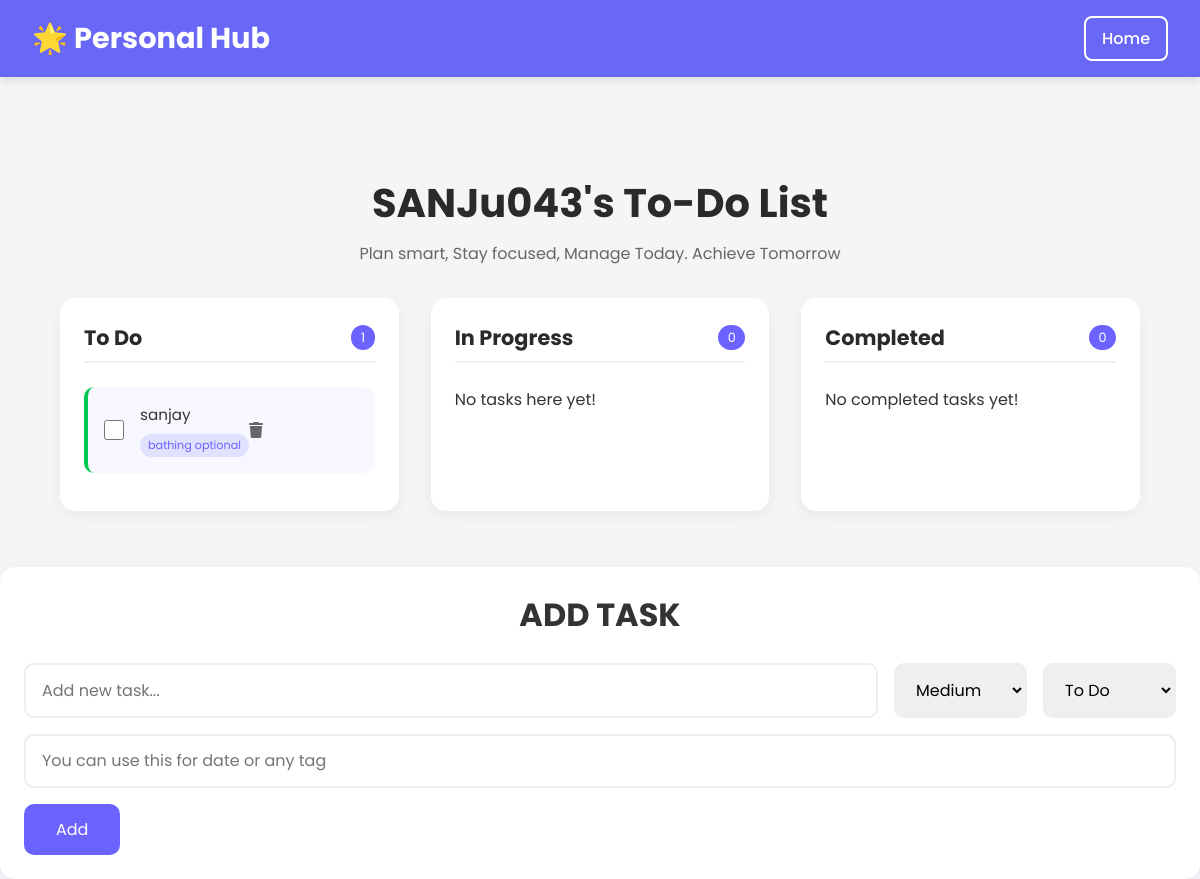
The page /todo/ (signed in) on the database as committed earlier.
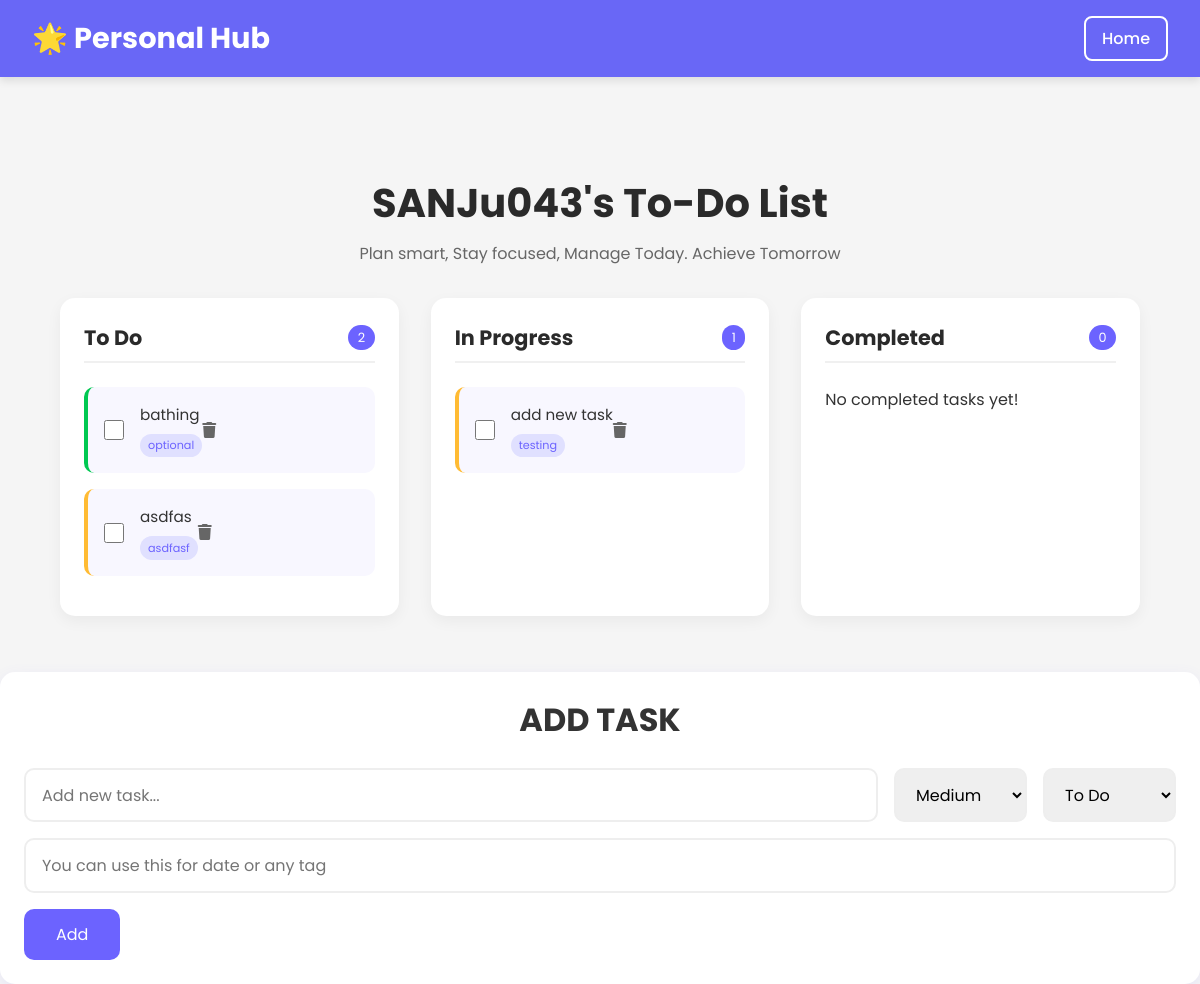
The same page on the database as committed later.
### core/models.py (models this page shows, shortened)
class Task(models.Model):
    user = models.ForeignKey(User, on_delete=models.CASCADE)
    text = models.CharField(max_length=255, null=True)
    priority = models.CharField(max_length=10, choices=PRIORITY_CHOICES, default='medium')
    status = models.CharField(max_length=10, choices=STATUS_CHOICES, default='todo')
    member = models.CharField(max_length=100, blank=True)
    created_at = models.DateTimeField(auto_now_add=True)

### core/views.py (the view)
# urls.py: path('todo/', views.todo_list, name='todo_list'),
@login_required
def todo_list(request):
    tasks = Task.objects.filter(user=request.user)
    todo = tasks.filter(status='todo')
    progress = tasks.filter(status='progress')
    completed = tasks.filter(status='completed')
    form = TaskForm()
    return render(request, 'todo.html', {
        'todo': todo,
        'progress': progress,
        'completed': completed,
        'form': form,
    })

### core/forms.py
class TaskForm(forms.ModelForm):
    class Meta:
        model = Task
        fields = ['text', 'priority', 'status', 'member']
        widgets = {
            'text': forms.TextInput(attrs={'placeholder': 'Add new task...', 'class': 'add-task-input'}),
            'priority': forms.Select(attrs={'class': 'form-select'}),
            'status': forms.Select(attrs={'class': 'form-select'}),
            'member': forms.TextInput(attrs={'placeholder': 'You can use this for date or any tag', 'class': 'add-task-input'}),
        }

### core/templates/todo.html (shortened to what the changed rows need)
<!DOCTYPE html>
<html lang="en">
<head>
    <link rel="stylesheet" href="https://cdnjs.cloudflare.com/ajax/libs/font-awesome/6.0.0/css/all.min.css">
</head>
<body>
    <header>
        <h1>🌟 Personal Hub</h1>
    </header>
    <div class="container">
        <div class="todo-header">
            <h1>{{ user.username }}'s To-Do List</h1>
        </div>
        <div class="todo-container">
            <div class="todo-column">
                <div class="column-header">
                    <h2>To Do</h2>
                    <span class="task-count">{{ todo.count }}</span>
                </div>
                <ul class="task-list">
                    {% for task in todo %}
                    <li class="task-item priority-{{ task.priority }}">
                        <input type="checkbox" class="task-checkbox"
                            onclick="location.href='{% url 'toggle_task_status' task.id %}'">
                        <div class="task-content">
                            <div class="task-text">{{ task.text }}</div>
                            {% if task.member %}
                            <div class="member-tag">{{ task.member }}</div>
                            {% endif %}
                        </div>
                        <div class="task-actions">
                            <a href="{% url 'delete_task' task.id %}" class="task-btn"><i class="fas fa-trash"></i></a>
                        </div>
                    </li>
                    {% empty %}
                    <li>No tasks here yet!</li>
                    {% endfor %}
                </ul>
            </div>
            <div class="todo-column">
                <div class="column-header">
                    <h2>In Progress</h2>
                    <span class="task-count">{{ progress.count }}</span>
                </div>
                <ul class="task-list">
                    {% for task in progress %}
                    <li class="task-item priority-{{ task.priority }}">
                        <input type="checkbox" class="task-checkbox"
                            onclick="location.href='{% url 'toggle_task_status' task.id %}'">
                        <div class="task-content">
                            <div class="task-text">{{ task.text }}</div>
                            {% if task.member %}
                            <div class="member-tag">{{ task.member }}</div>
                            {% endif %}
                        </div>
                        <div class="task-actions">
                            <a href="{% url 'delete_task' task.id %}" class="task-btn"><i class="fas fa-trash"></i></a>
                        </div>
                    </li>
                    {% empty %}
                    <li>No tasks here yet!</li>
                    {% endfor %}
                </ul>
            </div>
            <div class="todo-column">
                <div class="column-header">
                    <h2>Completed</h2>
                </div>
            </div>
        </div>
    </div>
    <div class="form-container">
        <h1>ADD TASK</h1>
    </div>
</body>
</html>

Rows that differ between the two databases and show on the page:
removed Task: text "sanjay", member "bathing optional", shown under "To Do"
added Task: text "bathing", member "optional", shown under "To Do"
added Task: text "asdfas", member "asdfasf", priority "medium" (drawn), shown under "To Do"
added Task: text "add new task", member "testing", shown under "In Progress"
Other text that changed with them:
{{ todo.count }}: "1" → "2"
{{ progress.count }}: "0" → "1"
text no longer shown: "No tasks here yet!"
